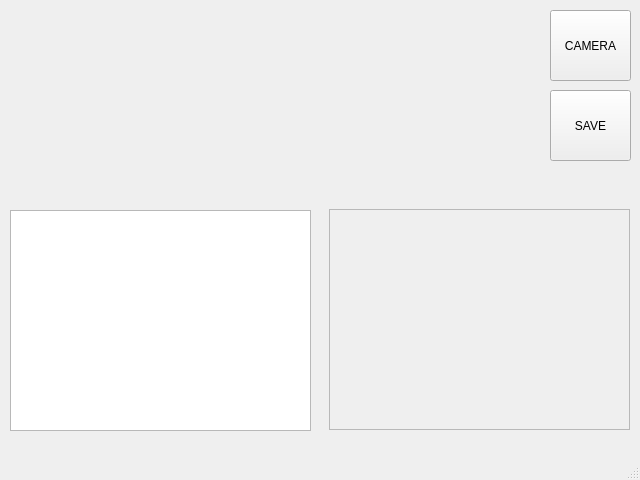
<?xml version="1.0" encoding="UTF-8"?>
<ui version="4.0">
 <class>MainWindow</class>
 <widget class="QMainWindow" name="MainWindow">
  <property name="geometry">
   <rect>
    <x>0</x>
    <y>0</y>
    <width>640</width>
    <height>480</height>
   </rect>
  </property>
  <property name="windowTitle">
   <string>MainWindow</string>
  </property>
  <widget class="QWidget" name="centralwidget">
   <widget class="QWidget" name="verticalLayoutWidget">
    <property name="geometry">
     <rect>
      <x>10</x>
      <y>10</y>
      <width>341</width>
      <height>191</height>
     </rect>
    </property>
    <layout class="QVBoxLayout" name="verticalLayout"/>
   </widget>
   <widget class="QListView" name="listView">
    <property name="geometry">
     <rect>
      <x>10</x>
      <y>210</y>
      <width>301</width>
      <height>221</height>
     </rect>
    </property>
   </widget>
   <widget class="QPushButton" name="camera">
    <property name="geometry">
     <rect>
      <x>550</x>
      <y>10</y>
      <width>81</width>
      <height>71</height>
     </rect>
    </property>
    <property name="text">
     <string>CAMERA</string>
    </property>
   </widget>
   <widget class="QPushButton" name="Save_Button">
    <property name="geometry">
     <rect>
      <x>550</x>
      <y>90</y>
      <width>81</width>
      <height>71</height>
     </rect>
    </property>
    <property name="text">
     <string>SAVE</string>
    </property>
   </widget>
   <widget class="QScrollArea" name="scrollArea">
    <property name="geometry">
     <rect>
      <x>329</x>
      <y>209</y>
      <width>301</width>
      <height>221</height>
     </rect>
    </property>
    <property name="widgetResizable">
     <bool>true</bool>
    </property>
    <widget class="QWidget" name="scrollAreaWidgetContents">
     <property name="geometry">
      <rect>
       <x>0</x>
       <y>0</y>
       <width>299</width>
       <height>219</height>
      </rect>
     </property>
    </widget>
   </widget>
  </widget>
  <widget class="QMenuBar" name="menubar">
   <property name="geometry">
    <rect>
     <x>0</x>
     <y>0</y>
     <width>640</width>
     <height>22</height>
    </rect>
   </property>
  </widget>
  <widget class="QStatusBar" name="statusbar"/>
 </widget>
 <resources/>
 <connections/>
</ui>
